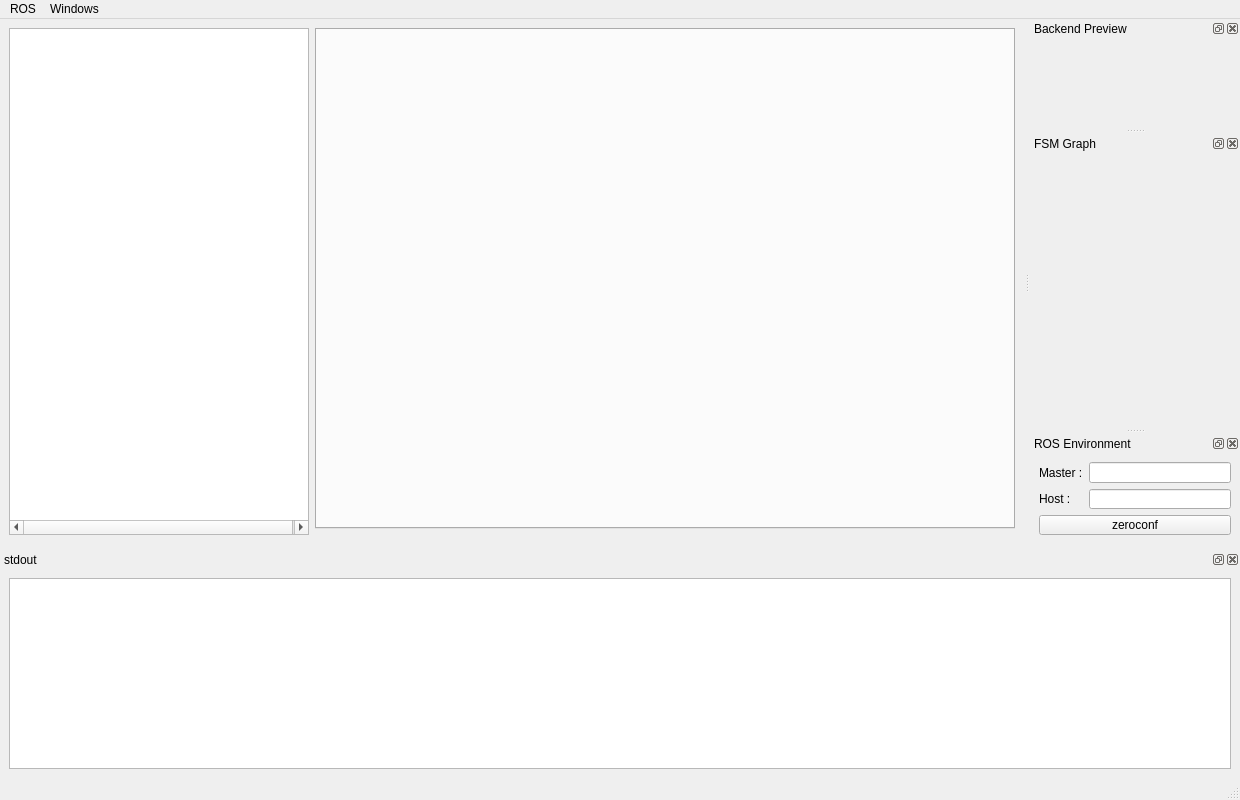
<?xml version="1.0" encoding="UTF-8"?>
<ui version="4.0">
 <class>MainWindow</class>
 <widget class="QMainWindow" name="MainWindow">
  <property name="geometry">
   <rect>
    <x>0</x>
    <y>0</y>
    <width>1240</width>
    <height>800</height>
   </rect>
  </property>
  <property name="minimumSize">
   <size>
    <width>1240</width>
    <height>800</height>
   </size>
  </property>
  <property name="maximumSize">
   <size>
    <width>1920</width>
    <height>1080</height>
   </size>
  </property>
  <property name="windowTitle">
   <string>ROSLab IDE</string>
  </property>
  <widget class="QWidget" name="centralwidget">
   <layout class="QGridLayout" name="gridLayout">
    <item row="0" column="0" rowspan="2">
     <widget class="QTreeWidget" name="workspaceTreeWidget">
      <property name="maximumSize">
       <size>
        <width>300</width>
        <height>16777215</height>
       </size>
      </property>
      <property name="contextMenuPolicy">
       <enum>Qt::CustomContextMenu</enum>
      </property>
      <property name="styleSheet">
       <string notr="true"> QTreeView::item {
  height: 20px;
 }</string>
      </property>
      <property name="editTriggers">
       <set>QAbstractItemView::NoEditTriggers</set>
      </property>
      <property name="alternatingRowColors">
       <bool>true</bool>
      </property>
      <property name="iconSize">
       <size>
        <width>20</width>
        <height>20</height>
       </size>
      </property>
      <property name="autoExpandDelay">
       <number>1</number>
      </property>
      <property name="indentation">
       <number>10</number>
      </property>
      <property name="uniformRowHeights">
       <bool>true</bool>
      </property>
      <property name="sortingEnabled">
       <bool>true</bool>
      </property>
      <property name="animated">
       <bool>true</bool>
      </property>
      <property name="headerHidden">
       <bool>true</bool>
      </property>
      <property name="columnCount">
       <number>2</number>
      </property>
      <attribute name="headerDefaultSectionSize">
       <number>150</number>
      </attribute>
      <attribute name="headerMinimumSectionSize">
       <number>150</number>
      </attribute>
      <column>
       <property name="text">
        <string>Item</string>
       </property>
      </column>
      <column>
       <property name="text">
        <string>Text</string>
       </property>
      </column>
     </widget>
    </item>
    <item row="0" column="1">
     <widget class="QTabWidget" name="editorTabWidget">
      <property name="enabled">
       <bool>true</bool>
      </property>
      <property name="styleSheet">
       <string notr="true">QTabBar::tab { height: 40px; } </string>
      </property>
      <property name="currentIndex">
       <number>-1</number>
      </property>
      <property name="tabsClosable">
       <bool>true</bool>
      </property>
      <property name="movable">
       <bool>true</bool>
      </property>
     </widget>
    </item>
   </layout>
  </widget>
  <widget class="QStatusBar" name="statusbar"/>
  <widget class="QMenuBar" name="menubar">
   <property name="geometry">
    <rect>
     <x>0</x>
     <y>0</y>
     <width>1240</width>
     <height>21</height>
    </rect>
   </property>
   <widget class="QMenu" name="menuWindows">
    <property name="title">
     <string>Windows</string>
    </property>
    <addaction name="actionSettings"/>
    <addaction name="separator"/>
   </widget>
   <widget class="QMenu" name="menuROS">
    <property name="title">
     <string>ROS</string>
    </property>
    <addaction name="actionStart_roscore"/>
    <addaction name="actionStart_rviz"/>
    <addaction name="actionStart_rqt"/>
   </widget>
   <addaction name="menuROS"/>
   <addaction name="menuWindows"/>
  </widget>
  <widget class="QDockWidget" name="stdOutDockWidget">
   <property name="maximumSize">
    <size>
     <width>16777215</width>
     <height>228</height>
    </size>
   </property>
   <property name="allowedAreas">
    <set>Qt::BottomDockWidgetArea</set>
   </property>
   <property name="windowTitle">
    <string>stdout</string>
   </property>
   <attribute name="dockWidgetArea">
    <number>8</number>
   </attribute>
   <widget class="QWidget" name="stdOutDockWidgetContents">
    <layout class="QGridLayout" name="gridLayout_2">
     <item row="0" column="0">
      <widget class="QPlainTextEdit" name="standardOutTextEdit">
       <property name="sizePolicy">
        <sizepolicy hsizetype="Expanding" vsizetype="Fixed">
         <horstretch>0</horstretch>
         <verstretch>0</verstretch>
        </sizepolicy>
       </property>
       <property name="font">
        <font>
         <family>DejaVu Sans Mono</family>
        </font>
       </property>
       <property name="documentTitle">
        <string/>
       </property>
       <property name="undoRedoEnabled">
        <bool>false</bool>
       </property>
       <property name="lineWrapMode">
        <enum>QPlainTextEdit::NoWrap</enum>
       </property>
       <property name="readOnly">
        <bool>true</bool>
       </property>
       <property name="textInteractionFlags">
        <set>Qt::TextSelectableByMouse</set>
       </property>
       <property name="backgroundVisible">
        <bool>false</bool>
       </property>
       <property name="centerOnScroll">
        <bool>true</bool>
       </property>
      </widget>
     </item>
    </layout>
   </widget>
  </widget>
  <widget class="QDockWidget" name="backendDockWidget">
   <property name="windowTitle">
    <string>Backend Preview</string>
   </property>
   <attribute name="dockWidgetArea">
    <number>2</number>
   </attribute>
   <widget class="QWidget" name="backendDockWidgetContents"/>
  </widget>
  <widget class="QDockWidget" name="machineDockWidget">
   <property name="features">
    <set>QDockWidget::AllDockWidgetFeatures</set>
   </property>
   <property name="windowTitle">
    <string>FSM Graph</string>
   </property>
   <attribute name="dockWidgetArea">
    <number>2</number>
   </attribute>
   <widget class="QWidget" name="machineDockWidgetContents">
    <layout class="QGridLayout" name="gridLayout_3">
     <item row="0" column="0">
      <widget class="QLabel" name="fsmGraphLabel">
       <property name="text">
        <string/>
       </property>
      </widget>
     </item>
    </layout>
   </widget>
  </widget>
  <widget class="QDockWidget" name="envDockWidget">
   <property name="minimumSize">
    <size>
     <width>210</width>
     <height>110</height>
    </size>
   </property>
   <property name="maximumSize">
    <size>
     <width>524287</width>
     <height>110</height>
    </size>
   </property>
   <property name="windowTitle">
    <string>ROS Environment</string>
   </property>
   <attribute name="dockWidgetArea">
    <number>2</number>
   </attribute>
   <widget class="QWidget" name="envDockWidgetContents">
    <layout class="QGridLayout" name="gridLayout_4">
     <item row="1" column="0">
      <widget class="QLabel" name="label">
       <property name="text">
        <string>Host :</string>
       </property>
      </widget>
     </item>
     <item row="1" column="1">
      <widget class="QLineEdit" name="hostLineEdit"/>
     </item>
     <item row="0" column="0">
      <widget class="QLabel" name="label_2">
       <property name="text">
        <string>Master :</string>
       </property>
      </widget>
     </item>
     <item row="0" column="1">
      <widget class="QLineEdit" name="masterLineEdit"/>
     </item>
     <item row="2" column="0" colspan="2">
      <widget class="QPushButton" name="zeroconfPushButton">
       <property name="text">
        <string>zeroconf</string>
       </property>
      </widget>
     </item>
    </layout>
   </widget>
  </widget>
  <action name="actionSettings">
   <property name="text">
    <string>Settings</string>
   </property>
  </action>
  <action name="actionBackend_Out">
   <property name="checkable">
    <bool>true</bool>
   </property>
   <property name="checked">
    <bool>false</bool>
   </property>
   <property name="text">
    <string>Backend Out</string>
   </property>
  </action>
  <action name="actionStandard_Out">
   <property name="checkable">
    <bool>true</bool>
   </property>
   <property name="checked">
    <bool>false</bool>
   </property>
   <property name="text">
    <string>Standard Out</string>
   </property>
  </action>
  <action name="actionStart_roscore">
   <property name="text">
    <string>Start roscore</string>
   </property>
  </action>
  <action name="actionStart_rviz">
   <property name="text">
    <string>Start rviz</string>
   </property>
  </action>
  <action name="actionStart_rqt">
   <property name="text">
    <string>Start rqt</string>
   </property>
  </action>
 </widget>
 <resources/>
 <connections/>
</ui>
